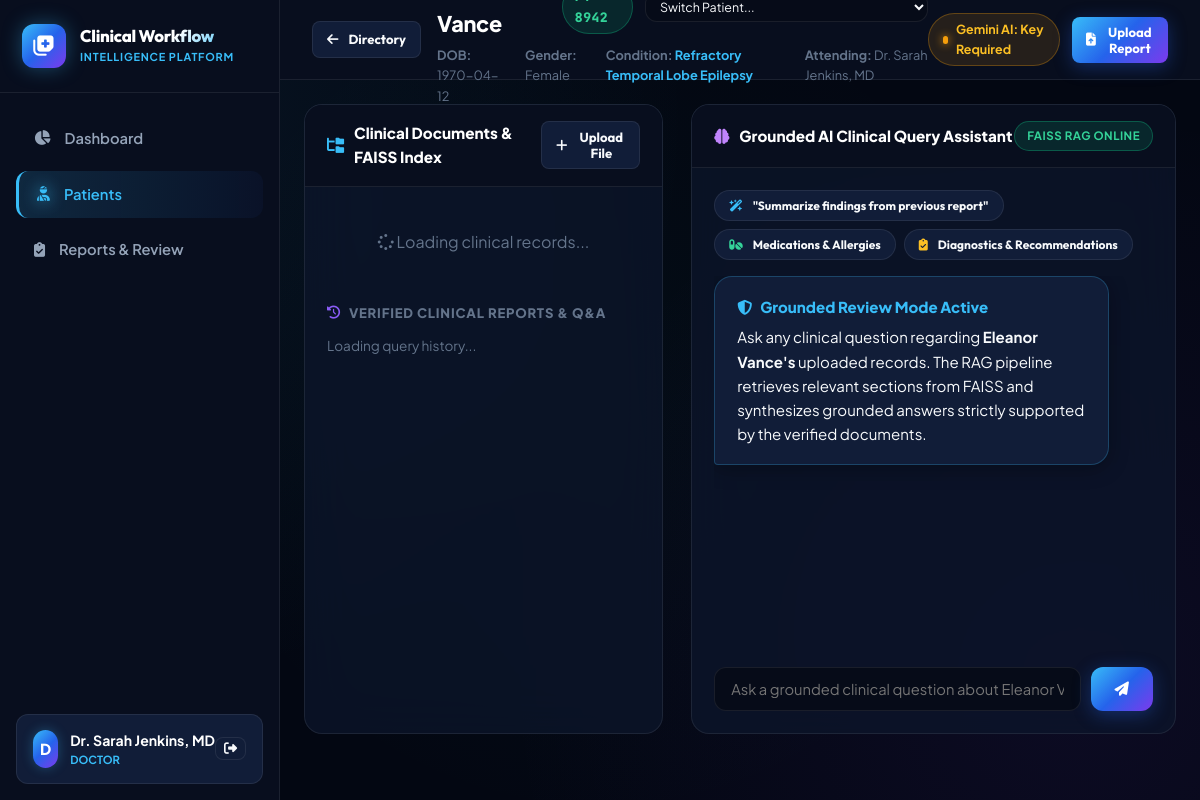
Page /patients/1 (signed in) on the committed database.
### models/user_model.py (models this page shows, shortened)
class User(db.Model):
    __tablename__ = "users"
    id = db.Column(db.Integer, primary_key=True)
    name = db.Column(db.String(120), nullable=False)
    email = db.Column(db.String(120), unique=True, nullable=False, index=True)
    password_hash = db.Column(db.String(256), nullable=False)
    role = db.Column(db.String(32), nullable=False, default=UserRole.DOCTOR)
    specialty = db.Column(db.String(120), nullable=True, default="General Medicine")
    created_at = db.Column(db.DateTime, default=utc_now)
    uploaded_documents = db.relationship("Document", backref="uploader", lazy=True)
    reviewed_reports = db.relationship("Report", backref="reviewer", lazy=True)
    audit_logs = db.relationship("AuditLog", backref="user", lazy=True)

### models/patient_model.py (models this page shows, shortened)
class Patient(db.Model):
    __tablename__ = "patients"
    id = db.Column(db.Integer, primary_key=True)
    patient_code = db.Column(db.String(32), unique=True, nullable=False, index=True)
    display_name = db.Column(db.String(120), nullable=False)
    date_of_birth = db.Column(db.String(32), nullable=False)
    gender = db.Column(db.String(32), nullable=True, default="Unspecified")
    primary_condition = db.Column(db.String(256), nullable=True)
    attending_physician = db.Column(db.String(120), nullable=True)
    created_at = db.Column(db.DateTime, default=utc_now)
    documents = db.relationship("Document", backref="patient", cascade="all, delete-orphan", lazy=True)
    reports = db.relationship("Report", backref="patient", cascade="all, delete-orphan", lazy=True)

### app.py (the view)
    @app.route("/patients/<int:patient_id>")
    def patient_detail_view(patient_id):
        if "user_id" not in session:
            return redirect(url_for("login_view"))
        patient = Patient.query.get_or_404(patient_id)
        return render_template("patient_detail.html", patient=patient)

### templates/patient_detail.html (shortened to what this page needs)
{% extends "base.html" %}
{% block content %}
<header class="top-navbar" style="height: 80px;">
  <div style="display: flex; align-items: center; gap: 16px;">
    <a href="/patients" class="btn btn-secondary btn-sm" title="Back to Patients Directory">
      <i class="fas fa-arrow-left"></i> Directory
    </a>
    <div>
      <div style="display: flex; align-items: center; gap: 12px;">
        <h2 style="font-size: 1.35rem; font-weight: 800; color: #FFF; letter-spacing: -0.3px;">{{ patient.display_name }}</h2>
        <span class="badge badge-indexed" style="font-family: var(--font-mono); font-size: 0.82rem; font-weight: 800;">{{ patient.patient_code }}</span>
        <select id="quick-patient-select" class="form-control" style="width: auto; padding: 4px 10px; font-size: 0.78rem; height: 30px;" onchange="window.location.href='/patients/' + this.value">
          <option value="" disabled selected>Switch Patient...</option>
        </select>
      </div>
      <div style="font-size: 0.8rem; color: var(--text-muted); display: flex; gap: 18px; margin-top: 3px;">
        <span><b>DOB:</b> {{ patient.date_of_birth }}</span>
        <span><b>Gender:</b> {{ patient.gender }}</span>
        <span><b>Condition:</b> <span style="color: var(--accent-cyan); font-weight: 700;">{{ patient.primary_condition or 'Not specified' }}</span></span>
        <span><b>Attending:</b> {{ patient.attending_physician or 'Dr. Sarah Jenkins, MD' }}</span>
      </div>
    </div>
  </div>
  <div class="header-actions">
    <div id="navbar-ai-status" class="ai-status-pill warning" onclick="openModal('ai-settings-modal')">
      <span class="status-dot amber"></span>
      <span>Gemini AI: Key Required</span>
    </div>
    <button class="btn btn-primary btn-sm" onclick="openModal('upload-modal')">
      <i class="fas fa-file-upload"></i> Upload Report
    </button>
  </div>
</header>
<div class="content-body" style="padding: 24px;">
  <div class="clinical-workspace-grid">
    <div class="pane">
      <div class="pane-header">
        <div style="font-weight: 800; color: #FFF; font-size: 0.95rem; display: flex; align-items: center; gap: 10px;">
          <i class="fas fa-folder-tree" style="color: var(--accent-cyan);"></i> Clinical Documents & FAISS Index
        </div>
        <button class="btn btn-secondary btn-sm" onclick="openModal('upload-modal')">
          <i class="fas fa-plus"></i> Upload File
        </button>
      </div>
      <div class="pane-body">
        <div id="documents-list-container">
          <p style="color: var(--text-muted); text-align: center; padding: 20px;">
            <i class="fas fa-spinner fa-spin"></i> Loading clinical records...
          </p>
        </div>
        <div style="margin-top: 28px;">
          <h4 style="font-size: 0.82rem; text-transform: uppercase; letter-spacing: 0.8px; color: var(--text-muted); font-weight: 800; margin-bottom: 12px; display: flex; align-items: center; gap: 8px;">
            <i class="fas fa-history" style="color: var(--accent-purple);"></i> Verified Clinical Reports & Q&A
          </h4>
          <div id="reports-history-container">
            <p style="color: var(--text-muted); font-size: 0.85rem;">Loading query history...</p>
          </div>
        </div>
      </div>
    </div>
    <div class="pane">
      <div class="pane-header">
        <div style="font-weight: 800; color: #FFF; font-size: 0.95rem; display: flex; align-items: center; gap: 10px;">
          <i class="fas fa-brain" style="color: #C084FC;"></i> Grounded AI Clinical Query Assistant
        </div>
        <span class="badge badge-indexed" style="font-size: 0.72rem; letter-spacing: 0.5px;">FAISS RAG Online</span>
      </div>
      <div class="pane-body" style="display: flex; flex-direction: column; height: 100%;">
        <div style="margin-bottom: 16px; display: flex; flex-wrap: wrap; gap: 8px;">
          <button class="btn btn-secondary btn-sm" style="font-size: 0.75rem; border-radius: var(--radius-full);" onclick="fillQuestion('Summarize the important findings from the previous report.')">
            <i class="fas fa-wand-magic-sparkles" style="color: var(--accent-cyan);"></i> "Summarize findings from previous report"
          </button>
          <button class="btn btn-secondary btn-sm" style="font-size: 0.75rem; border-radius: var(--radius-full);" onclick="fillQuestion('What medications, allergies, and diagnoses are documented?')">
            <i class="fas fa-pills" style="color: #34D399;"></i> Medications & Allergies
          </button>
          <button class="btn btn-secondary btn-sm" style="font-size: 0.75rem; border-radius: var(--radius-full);" onclick="fillQuestion('What were the primary diagnostic findings and clinical recommendations?')">
            <i class="fas fa-clipboard-check" style="color: #FBBF24;"></i> Diagnostics & Recommendations
          </button>
        </div>
        <div id="qa-thread-container" class="qa-thread">
          <div class="qa-bubble ai">
            <div style="font-weight: 800; color: var(--accent-cyan); margin-bottom: 6px; display: flex; align-items: center; gap: 8px;">
              <i class="fas fa-shield-halved"></i> Grounded Review Mode Active
            </div>
            Ask any clinical question regarding <b>{{ patient.display_name }}'s</b> uploaded records. The RAG pipeline retrieves relevant sections from FAISS and synthesizes grounded answers strictly supported by the verified documents.
          </div>
        </div>
        <form onsubmit="submitAIQuestion(event)" style="margin-top: 16px; display: flex; gap: 10px;">
          <input type="text" id="qa-question-input" class="form-control" placeholder="Ask a grounded clinical question about {{ patient.display_name }}'s records..." required autocomplete="off">
          <button type="submit" id="qa-submit-btn" class="btn btn-primary" style="padding: 0 24px;">
            <i class="fas fa-paper-plane"></i>
          </button>
        </form>
      </div>
    </div>
  </div>
</div>
{% endblock %}

### templates/base.html (shortened to what this page needs)
<!DOCTYPE html>
<html lang="en" data-theme="cyber">
<head>
  <link rel="stylesheet" href="https://cdnjs.cloudflare.com/ajax/libs/font-awesome/6.5.1/css/all.min.css">
  <link rel="stylesheet" href="{{ url_for('static', filename='css/style.css') }}">
</head>
<body>
  <div class="app-container">
    {% if current_user %}
    <aside class="app-sidebar">
      <div class="brand-header">
        <div class="brand-logo">
          <i class="fas fa-notes-medical"></i>
        </div>
        <div class="brand-title">
          <h1>Clinical Workflow</h1>
          <span>Intelligence Platform</span>
        </div>
      </div>
      <nav class="sidebar-nav">
        <a href="/" class="nav-link {% if request.path == '/' %}active{% endif %}" id="nav-dashboard">
          <i class="fas fa-chart-pie"></i>
          <span>Dashboard</span>
        </a>
        <a href="/patients" class="nav-link {% if request.path.startswith('/patients') %}active{% endif %}" id="nav-patients">
          <i class="fas fa-user-injured"></i>
          <span>Patients</span>
        </a>
        <a href="/reports-queue" class="nav-link {% if request.path == '/reports-queue' %}active{% endif %}" id="nav-reports">
          <i class="fas fa-clipboard-check"></i>
          <span>Reports & Review</span>
        </a>
      </nav>
      <div class="user-profile-widget">
        <div class="user-avatar">
          {{ current_user.name[:1] }}
        </div>
        <div class="user-info">
          <div class="user-name">{{ current_user.name }}</div>
          <div class="user-role-badge">{{ current_user.role }}</div>
        </div>
        <button onclick="handleLogout()" class="btn btn-secondary btn-sm" title="Log out" style="padding: 4px 8px;">
          <i class="fas fa-sign-out-alt"></i>
        </button>
      </div>
    </aside>
    {% endif %}
    <div class="main-wrapper">
      {% block content %}{% endblock %}
    </div>
  </div>
</body>
</html>

### rows in the picture
User: name "D", name "Dr. Sarah Jenkins, MD", role "DOCTOR"
Patient: date_of_birth "1970-04-12", gender "Female", primary_condition "Refractory Temporal Lobe Epilepsy", attending_physician "Dr. Sarah Jenkins, MD", display_name "Eleanor Vance", display_name "Ask a grounded clinical question about Eleanor Vance's records..."
